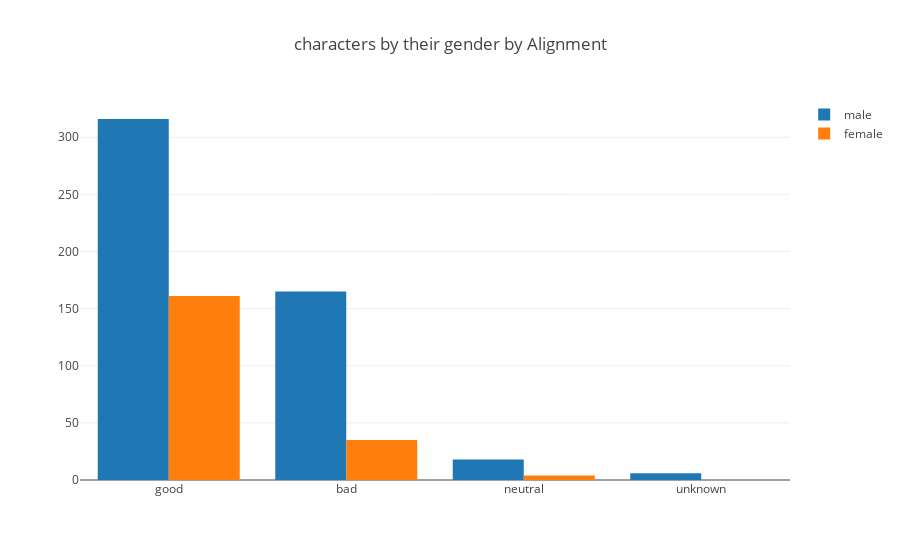

Notebook code cell kept with this figure:
### Code cell
trace_m=go.Bar(x=male_df['Alignment'].value_counts().index,
              y=male_df['Alignment'].value_counts().values,
               name="male"
              )
trace_f=go.Bar(x=female_df['Alignment'].value_counts().index,
              y=female_df['Alignment'].value_counts().values,
               name="female"
              )
data_obj=[trace_m,trace_f]
layout=go.Layout(
title="characters by their gender by Alignment",
barmode='group')
fig=go.Figure(data=data_obj,layout=layout)
py.iplot(fig,filename="gender by Alignment")

### Figure 1 — Plotly figure (JSON) as saved in the notebook; plotly's stock layout.template omitted (floating-point values rounded to 4 significant figures)
{"data": [{"name": "male", "type": "bar", "uid": "441ac159-b9e5-4ea9-881e-96d7c24e6459", "x": ["good", "bad", "neutral", "unknown"], "y": [316, 165, 18, 6]}, {"name": "female", "type": "bar", "uid": "e42ae5a0-d095-4077-a175-31925ad397ee", "x": ["good", "bad", "neutral"], "y": [161, 35, 4]}], "layout": {"barmode": "group", "title": {"text": "characters by their gender by Alignment"}}}
